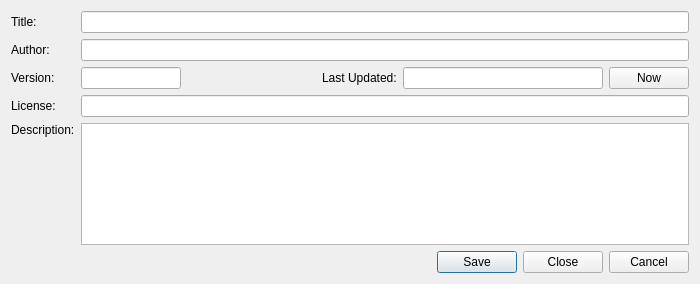
<?xml version="1.0" encoding="UTF-8"?>
<ui version="4.0">
 <class>ScriptDetails</class>
 <widget class="QDialog" name="ScriptDetails">
  <property name="windowModality">
   <enum>Qt::WindowModal</enum>
  </property>
  <property name="geometry">
   <rect>
    <x>0</x>
    <y>0</y>
    <width>700</width>
    <height>284</height>
   </rect>
  </property>
  <property name="sizePolicy">
   <sizepolicy hsizetype="Expanding" vsizetype="Expanding">
    <horstretch>1</horstretch>
    <verstretch>1</verstretch>
   </sizepolicy>
  </property>
  <property name="windowTitle">
   <string>Scripting Documentation</string>
  </property>
  <layout class="QVBoxLayout" name="verticalLayout">
   <item>
    <layout class="QGridLayout" name="gridLayout">
     <item row="2" column="2">
      <layout class="QHBoxLayout" name="horizontalLayout">
       <item>
        <widget class="QLineEdit" name="script_version">
         <property name="sizePolicy">
          <sizepolicy hsizetype="Preferred" vsizetype="Fixed">
           <horstretch>0</horstretch>
           <verstretch>0</verstretch>
          </sizepolicy>
         </property>
         <property name="minimumSize">
          <size>
           <width>100</width>
           <height>0</height>
          </size>
         </property>
         <property name="maximumSize">
          <size>
           <width>100</width>
           <height>16777215</height>
          </size>
         </property>
         <property name="baseSize">
          <size>
           <width>0</width>
           <height>0</height>
          </size>
         </property>
         <property name="toolTip">
          <string>Version number of the script.</string>
         </property>
        </widget>
       </item>
       <item>
        <spacer name="horizontalSpacer">
         <property name="orientation">
          <enum>Qt::Horizontal</enum>
         </property>
         <property name="sizeHint" stdset="0">
          <size>
           <width>40</width>
           <height>20</height>
          </size>
         </property>
        </spacer>
       </item>
       <item>
        <widget class="QLabel" name="label_4">
         <property name="text">
          <string>Last Updated:</string>
         </property>
        </widget>
       </item>
       <item>
        <widget class="QLineEdit" name="script_last_updated">
         <property name="minimumSize">
          <size>
           <width>200</width>
           <height>0</height>
          </size>
         </property>
         <property name="maximumSize">
          <size>
           <width>200</width>
           <height>16777215</height>
          </size>
         </property>
         <property name="toolTip">
          <string>Date and time the script was last updated (UTC).</string>
         </property>
        </widget>
       </item>
       <item>
        <widget class="QPushButton" name="last_updated_now">
         <property name="text">
          <string>Now</string>
         </property>
        </widget>
       </item>
      </layout>
     </item>
     <item row="1" column="0">
      <widget class="QLabel" name="label_2">
       <property name="text">
        <string>Author:</string>
       </property>
      </widget>
     </item>
     <item row="2" column="0">
      <widget class="QLabel" name="label_3">
       <property name="text">
        <string>Version:</string>
       </property>
      </widget>
     </item>
     <item row="3" column="0">
      <widget class="QLabel" name="label_5">
       <property name="text">
        <string>License:</string>
       </property>
      </widget>
     </item>
     <item row="0" column="0">
      <widget class="QLabel" name="label">
       <property name="text">
        <string>Title:</string>
       </property>
      </widget>
     </item>
     <item row="3" column="2">
      <widget class="QLineEdit" name="script_license">
       <property name="toolTip">
        <string>License under which the script is available.</string>
       </property>
      </widget>
     </item>
     <item row="4" column="0">
      <widget class="QLabel" name="label_6">
       <property name="text">
        <string>Description:</string>
       </property>
       <property name="alignment">
        <set>Qt::AlignLeading|Qt::AlignLeft|Qt::AlignTop</set>
       </property>
      </widget>
     </item>
     <item row="4" column="2">
      <widget class="QPlainTextEdit" name="script_description">
       <property name="toolTip">
        <string>Brief description of the naming script, including any required plugins.</string>
       </property>
      </widget>
     </item>
     <item row="1" column="2">
      <widget class="QLineEdit" name="script_author">
       <property name="toolTip">
        <string>The author of the script.</string>
       </property>
      </widget>
     </item>
     <item row="0" column="2">
      <widget class="QLineEdit" name="script_title"/>
     </item>
    </layout>
   </item>
   <item>
    <widget class="QDialogButtonBox" name="buttonBox">
     <property name="orientation">
      <enum>Qt::Horizontal</enum>
     </property>
     <property name="standardButtons">
      <set>QDialogButtonBox::Cancel|QDialogButtonBox::Close|QDialogButtonBox::Save</set>
     </property>
    </widget>
   </item>
  </layout>
 </widget>
 <resources/>
 <connections/>
</ui>
